Frame 1 (no input): blank canvas, image omitted
Frame 60 (the mouse pressed at the canvas centre just before this capture): blank canvas, image omitted
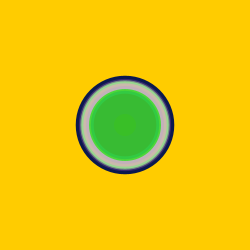
Frame 120 (the mouse held since frame 60 and released just before this capture)

The Processing sketch whose frames 1 and 60 were blank and that drew this single picture after the mouse press (run headless with seeded random() and noise(); from frame 60 on, the mouse is pressed at the canvas centre):

// Processing sketch: processing_160717
// ── processing_160717.pde

float r;
float g;
float b;
float a;
 
float diam;
float x;
float y;
 
void setup() {
  size(250, 250);
  background(255, 204, 0);
  noStroke();
}
  
void draw() {
    
  ellipseMode(CENTER);
 
  r = random(300);
  g = random(300);
  b = random(300);
  a = random(300);
  diam = random(100);
  x = random(width);
  y = random(height);
   
  if (mousePressed) {
      
    float x = random(mouseX-50,mouseX+50);
    float y = random(mouseY-50,mouseY+50);
    
    fill(r,g,b,a);
    ellipse (mouseX,mouseY,diam,diam);
  }
}
